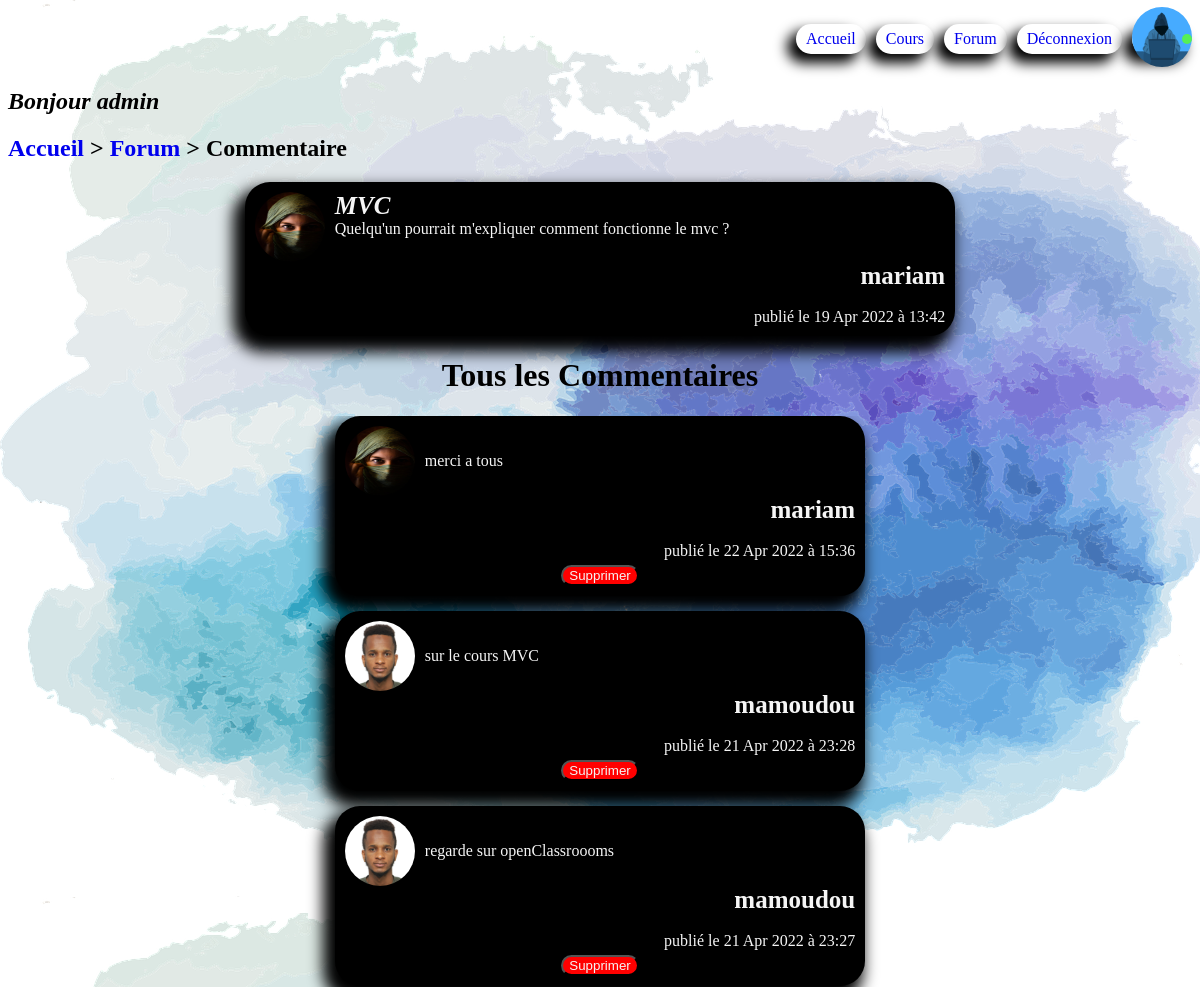
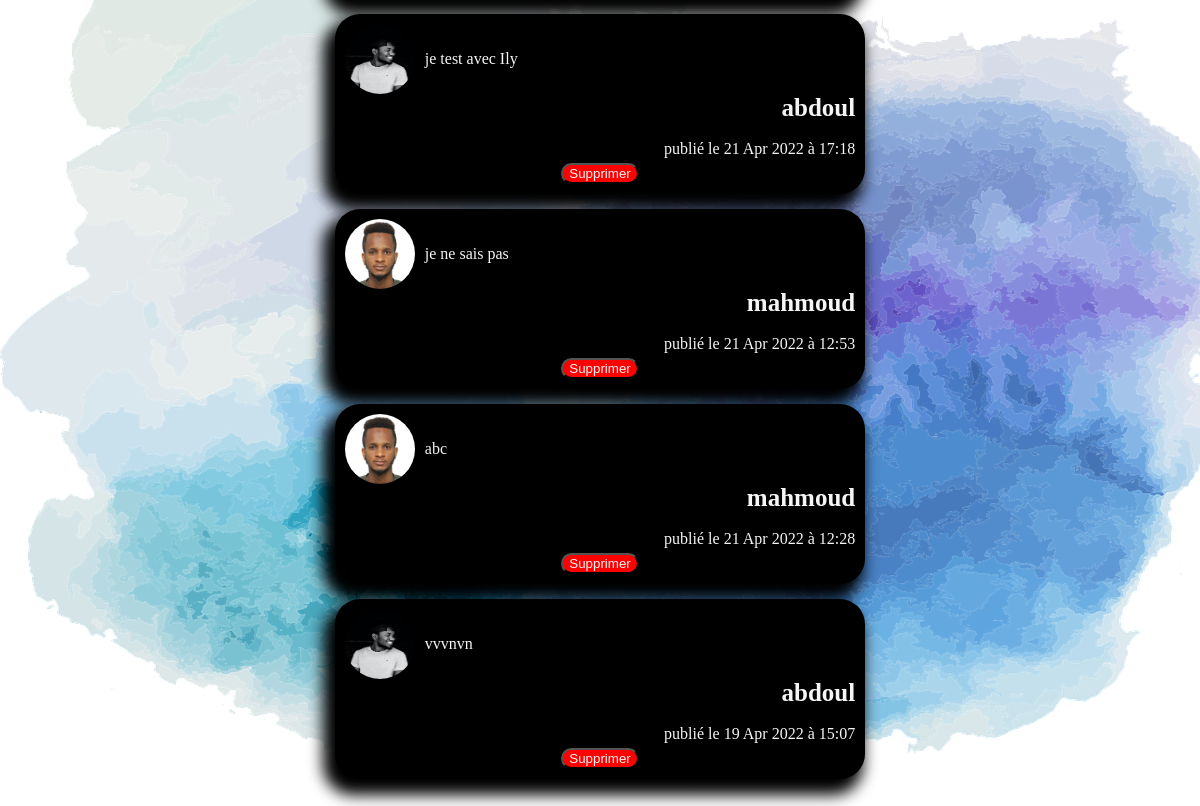
The app's page /index.php?location=adminComment&idQuestion=7 (signed in) with its own data (2 pictures, top to bottom).
### tables this page shows
CREATE TABLE `questions` (
  `id` int NOT NULL,
  `userID` int NOT NULL,
  `title` varchar(255) NOT NULL,
  `content` text NOT NULL,
  `question_date` datetime NOT NULL DEFAULT CURRENT_TIMESTAMP
);

CREATE TABLE `members` (
  `id` int NOT NULL,
  `firstName` varchar(255) NOT NULL,
  `lastName` varchar(255) NOT NULL,
  `birthday` date NOT NULL,
  `email` varchar(255) NOT NULL,
  `username` varchar(255) NOT NULL,
  `password_` varchar(255) NOT NULL,
  `inscription_date` datetime NOT NULL DEFAULT CURRENT_TIMESTAMP,
  `gender` varchar(10) NOT NULL,
  `picture` varchar(255) NOT NULL,
  `status_` varchar(20) NOT NULL DEFAULT 'not_answered',
  `level_` int NOT NULL DEFAULT '0'
);

CREATE TABLE `comments` (
  `id` int NOT NULL,
  `questionID` int NOT NULL,
  `userID` int NOT NULL,
  `comment` text NOT NULL,
  `comment_date` datetime NOT NULL DEFAULT CURRENT_TIMESTAMP
);

### Controller/controller.php (called while the page is built, shortened)
<?php
require("Model/model.php");
function questionAdminSide($idQuestion)
{
    $question= singleQuestion($idQuestion);
    $allComments = allComments($idQuestion);
    require('View/adminComment.php');
}

### Model/model.php (called while the page is built, shortened)
<?php
function dataBaseConnexion()
{
    try
    {
        $data_base= new PDO('mysql:host=localhost;dbname=WebProject;charset=utf8', 'root', 'Moud1997@');
        return $data_base;
    }
    catch(Exception $e)
    {
        die("Erreur : ".$e->getMessage());
    }
}
function singleQuestion($idQuestion)
{
    $data_base= dataBaseConnexion();
    $question= $data_base->prepare('SELECT questions.id as id, username, content, title, picture, DATE_FORMAT(question_date, \'%d %b %Y à %H:%i\') AS date_, members.id AS userID FROM members, questions WHERE questions.userID= members.id AND questions.id =?');
    $question->execute([$idQuestion]);
    $questions= $question->fetch();
    return $questions;
}
function allComments($idQuestion)
{
    $data_base= dataBaseConnexion();
    $comments= $data_base->prepare('SELECT id, questionID, userID, comment, DATE_FORMAT(comment_date, \'%d %b %Y à %H:%i\') AS date_ FROM comments WHERE questionID= ? ORDER BY id desc');
    $comments->execute([$idQuestion]);
    return $comments;
}
function identifiedMember($idUser)
{
    $data_base= dataBaseConnexion();
    $members= $data_base->prepare('SELECT id, username, picture FROM members WHERE id=?' );
    $members->execute([$idUser]);
    $user= $members->fetch();
    return $user;
}

### View/adminComment.php (the view, shortened to what this page needs)
<!DOCTYPE html>
<html lang="en">
<head>
    <link rel="stylesheet" href="Public/CSS/menu.css?ts=<?=time()?>">
    <link rel="stylesheet" href="Public/CSS/comment.css?ts=<?=time()?>">
    <link rel="stylesheet" href="Public/CSS/signupAndLogin.css?ts=<?=time()?>">
</head>
<body>
    <?php require('headerAdmin.php'); ?>
    <?php if(isset($_SESSION['admin_username'])) :?>
        <h2><em>Bonjour <?=$_SESSION['admin_username']?></em></h2>
    <?php endif ?>
    <h2><a href="index.php?location=adminHome">Accueil</a> > <a href="index.php?location=adminForum">Forum</a> > Commentaire</h2>
    <?php if(isset($question)): ?>
        <div class="questions">
            <div class="question">
                <img class="pic" src="<?=$question['picture']?>" alt="">
                <div class="content">
                    <strong><em><?=$question['title']?></em></strong>
                    <?=$question['content']?>
                </div>
            </div>
            <div class="info">
                <strong><?=$question['username']?></strong><br>
                publié le <?=$question['date_']?>
            </div>
        </div>
    <?php endif?>
    <h1>Tous les Commentaires</h1>
    <?php if(isset($allComments)): ?>
        <div class="all">
            <div id="refresh">
                <?php while($comments= $allComments->fetch()): ?>
                    <?php $member=  identifiedMember($comments['userID']);?>
                    <div class="questions">
                        <div class="question">
                            <img class="pic" src="<?=$member['picture']?>" alt="">
                            <div class="content-comment">
                                <?=$comments['comment']?>
                            </div>
                        </div>
                        <div class="info">
                            <strong><?=$member['username']?></strong><br>
                            publié le <?=$comments['date_']?>
                        </div>
                        <div class="delete">
                            <a href="index.php?location=deleteCommentByAdmin&idComment=<?=$comments['id']?>&idQuestion=<?=$question['id']?>"><button>Supprimer</button></a>
                        </div>
                    </div>
                <?php endwhile?>
            </div>
        </div>
    <?php endif ?>
</body>
</html>

### Public/CSS/menu.css (style rules this page uses)
a { text-decoration: none; }

### Public/CSS/comment.css (style rules this page uses)
.pic { height: 70px; width: 70px; border-radius: 50%; margin-right: 10px; }
.question { display: flex; flex-direction: row; flex-wrap: nowrap; justify-content: flex-start; align-items: stretch; align-content: stretch; }
.questions { background-color: rgb(0, 0, 0); padding: 10px; border-radius: 25px; margin: 0 20%; margin-bottom: 15px; color: whitesmoke; -webkit-box-shadow: -7px 11px 15px 5px #000000; box-shadow: -7px 11px 15px 5px #000000; }
.content { display: flex; flex-direction: column; flex-wrap: nowrap; justify-content: flex-start; align-items: stretch; align-content: stretch; }
.content-comment { display: flex; flex-direction: column; flex-wrap: wrap; justify-content: center; align-items: stretch; align-content: stretch; }
h2 { font-family: "Brush Script MT", cursive; }
strong { font-family: "Brush Script MT", cursive; font-size: 25px; }
.info { display: flex; flex-direction: column; flex-wrap: nowrap; justify-content: flex-end; align-items: flex-end; align-content: stretch; }
.all { overflow: auto; height: 82vh; margin: 0 150px; }
.delete { display: flex; text-align: center; justify-content: center; }
.delete a button { transition: ease-in-out 1s; border-radius: 15px; cursor: pointer; margin-top: 5px; color: whitesmoke; background-color: red; }

### Public/CSS/signupAndLogin.css (style rules this page uses)
body { background: url("../Image/fond5.png"); }
h1 { text-align: center; font-family: "Brush Script MT", cursive; }
h2, legend { font-family: "Brush Script MT", cursive; }
a { text-decoration: none; }

### records on screen
questions: userID.picture (picture), title "MVC", content "Quelqu'un pourrait m'expliquer comment fonctionne le mvc ?", userID.username "mariam"
comments: userID.picture (picture), comment "merci a tous", userID.username "mariam", date_ "22 Apr 2022 à 15:36"
comments: userID.picture (picture), comment "sur le cours MVC", userID.username "mamoudou", date_ "21 Apr 2022 à 23:28"
comments: userID.picture (picture), comment "regarde sur openClassroooms", userID.username "mamoudou", date_ "21 Apr 2022 à 23:27"
comments: userID.picture (picture), comment "je test avec Ily", userID.username "abdoul", date_ "21 Apr 2022 à 17:18"
comments: userID.picture (picture), comment "je ne sais pas", userID.username "mahmoud", date_ "21 Apr 2022 à 12:53"
comments: userID.picture (picture), comment "abc", userID.username "mahmoud", date_ "21 Apr 2022 à 12:28"
comments: userID.picture (picture), comment "vvvnvn", userID.username "abdoul", date_ "19 Apr 2022 à 15:07"

### other values on screen
$_SESSION['admin_username'] "admin"
$question['date_'] "19 Apr 2022 à 13:42"
